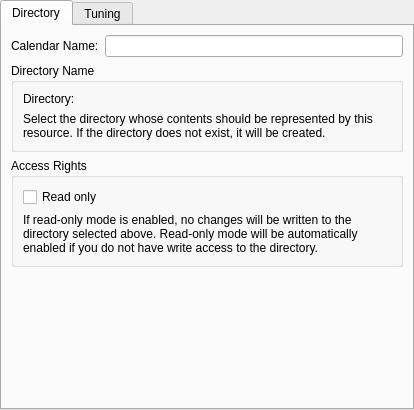
<?xml version="1.0" encoding="UTF-8"?>
<ui version="4.0">
 <class>SettingsDialog</class>
 <widget class="QWidget" name="SettingsDialog">
  <property name="geometry">
   <rect>
    <x>0</x>
    <y>0</y>
    <width>414</width>
    <height>410</height>
   </rect>
  </property>
  <layout class="QVBoxLayout" name="verticalLayout">
   <property name="leftMargin">
    <number>0</number>
   </property>
   <property name="topMargin">
    <number>0</number>
   </property>
   <property name="rightMargin">
    <number>0</number>
   </property>
   <property name="bottomMargin">
    <number>0</number>
   </property>
   <item>
    <widget class="QTabWidget" name="ktabwidget">
     <property name="currentIndex">
      <number>0</number>
     </property>
     <widget class="QWidget" name="tab">
      <attribute name="title">
       <string>Directory</string>
      </attribute>
      <layout class="QVBoxLayout" name="verticalLayout_4">
       <item>
        <layout class="QHBoxLayout" name="horizontalLayout_3">
         <item>
          <widget class="QLabel" name="label_5">
           <property name="text">
            <string>Calendar Name:</string>
           </property>
          </widget>
         </item>
         <item>
          <widget class="QLineEdit" name="kcfg_Name"/>
         </item>
        </layout>
       </item>
       <item>
        <widget class="QGroupBox" name="groupBox_2">
         <property name="title">
          <string>Directory Name</string>
         </property>
         <layout class="QVBoxLayout" name="verticalLayout_3">
          <item>
           <layout class="QHBoxLayout" name="horizontalLayout">
            <item>
             <widget class="QLabel" name="label">
              <property name="text">
               <string>Directory:</string>
              </property>
              <property name="buddy">
               <cstring>kcfg_Path</cstring>
              </property>
             </widget>
            </item>
            <item>
             <widget class="KUrlRequester" name="kcfg_Path"/>
            </item>
           </layout>
          </item>
          <item>
           <widget class="QLabel" name="label_3">
            <property name="text">
             <string>Select the directory whose contents should be represented by this resource. If the directory does not exist, it will be created.</string>
            </property>
            <property name="wordWrap">
             <bool>true</bool>
            </property>
           </widget>
          </item>
         </layout>
        </widget>
       </item>
       <item>
        <widget class="QGroupBox" name="groupBox">
         <property name="title">
          <string>Access Rights</string>
         </property>
         <layout class="QVBoxLayout" name="verticalLayout_2">
          <item>
           <widget class="QCheckBox" name="kcfg_ReadOnly">
            <property name="text">
             <string>Read only</string>
            </property>
           </widget>
          </item>
          <item>
           <widget class="QLabel" name="label_2">
            <property name="text">
             <string>If read-only mode is enabled, no changes will be written to the directory selected above. Read-only mode will be automatically enabled if you do not have write access to the directory.</string>
            </property>
            <property name="wordWrap">
             <bool>true</bool>
            </property>
           </widget>
          </item>
         </layout>
        </widget>
       </item>
       <item>
        <spacer name="verticalSpacer">
         <property name="orientation">
          <enum>Qt::Vertical</enum>
         </property>
         <property name="sizeHint" stdset="0">
          <size>
           <width>20</width>
           <height>4</height>
          </size>
         </property>
        </spacer>
       </item>
      </layout>
     </widget>
     <widget class="QWidget" name="tab_2">
      <attribute name="title">
       <string>Tuning</string>
      </attribute>
      <layout class="QVBoxLayout" name="verticalLayout_5">
       <item>
        <widget class="QLabel" name="label_4">
         <property name="text">
          <string>The options on this page allow you to change parameters that balance data safety and consistency against performance. In general you should be careful with changing anything here, the defaults are good enough in most cases.</string>
         </property>
         <property name="wordWrap">
          <bool>true</bool>
         </property>
        </widget>
       </item>
       <item>
        <layout class="QHBoxLayout" name="horizontalLayout_2">
         <item>
          <widget class="QLabel" name="autosaveLabel">
           <property name="text">
            <string>Autosave delay:</string>
           </property>
          </widget>
         </item>
         <item>
          <widget class="KPluralHandlingSpinBox" name="kcfg_AutosaveInterval">
           <property name="minimum">
            <number>0</number>
           </property>
           <property name="value">
            <number>1</number>
           </property>
          </widget>
         </item>
         <item>
          <spacer name="horizontalSpacer">
           <property name="orientation">
            <enum>Qt::Horizontal</enum>
           </property>
           <property name="sizeHint" stdset="0">
            <size>
             <width>40</width>
             <height>20</height>
            </size>
           </property>
          </spacer>
         </item>
        </layout>
       </item>
       <item>
        <spacer name="verticalSpacer_2">
         <property name="orientation">
          <enum>Qt::Vertical</enum>
         </property>
         <property name="sizeHint" stdset="0">
          <size>
           <width>20</width>
           <height>138</height>
          </size>
         </property>
        </spacer>
       </item>
      </layout>
     </widget>
    </widget>
   </item>
  </layout>
 </widget>
 <customwidgets>
  <customwidget>
   <class>KPluralHandlingSpinBox</class>
   <extends>QSpinBox</extends>
   <header>kpluralhandlingspinbox.h</header>
  </customwidget>
  <customwidget>
   <class>KUrlRequester</class>
   <extends>QWidget</extends>
   <header>kurlrequester.h</header>
   <container>1</container>
  </customwidget>
 </customwidgets>
 <resources/>
 <connections>
  <connection>
   <sender>kcfg_ReadOnly</sender>
   <signal>toggled(bool)</signal>
   <receiver>kcfg_AutosaveInterval</receiver>
   <slot>setDisabled(bool)</slot>
   <hints>
    <hint type="sourcelabel">
     <x>273</x>
     <y>205</y>
    </hint>
    <hint type="destinationlabel">
     <x>157</x>
     <y>101</y>
    </hint>
   </hints>
  </connection>
  <connection>
   <sender>kcfg_ReadOnly</sender>
   <signal>toggled(bool)</signal>
   <receiver>autosaveLabel</receiver>
   <slot>setDisabled(bool)</slot>
   <hints>
    <hint type="sourcelabel">
     <x>273</x>
     <y>205</y>
    </hint>
    <hint type="destinationlabel">
     <x>56</x>
     <y>101</y>
    </hint>
   </hints>
  </connection>
 </connections>
</ui>
